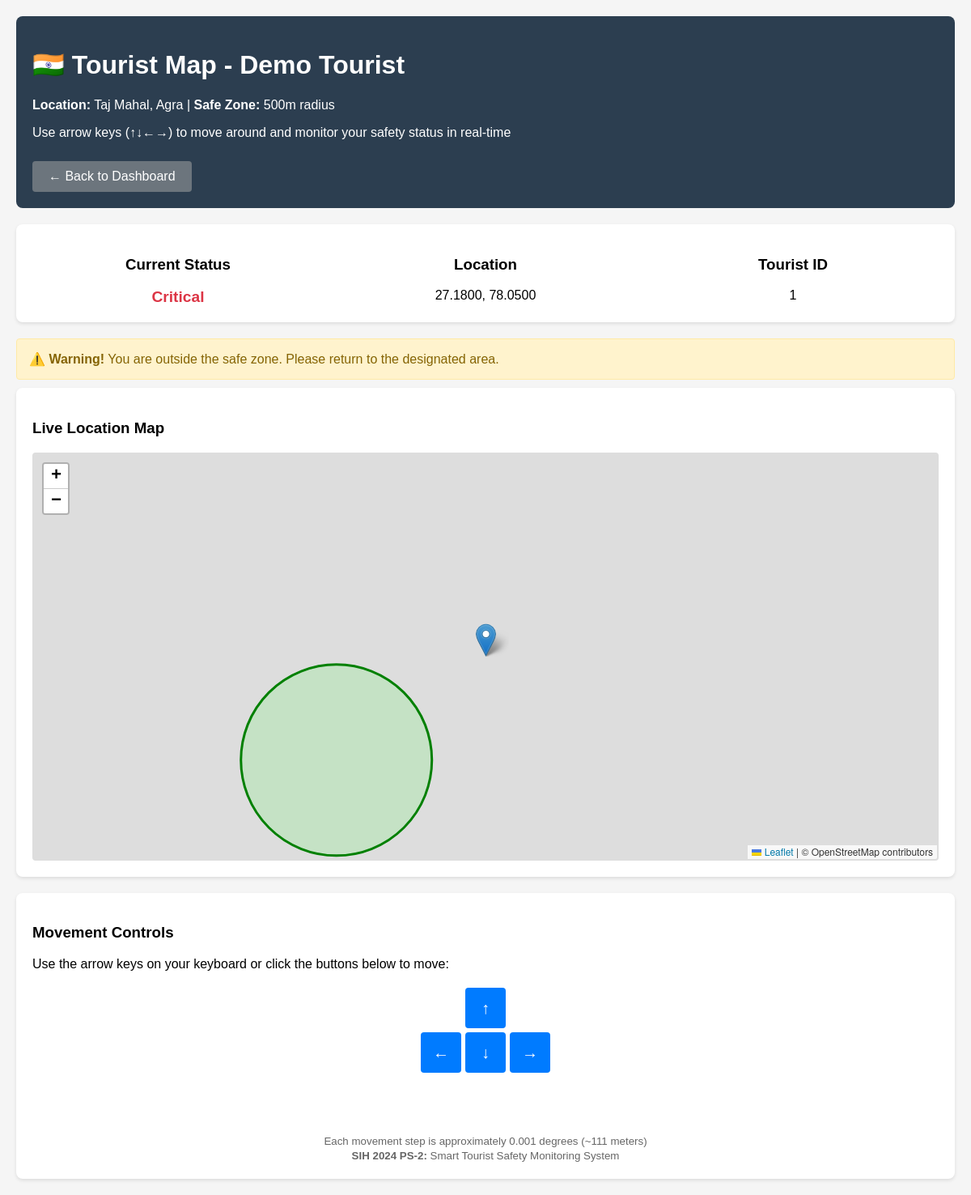
The app's page /tourist/1 (signed in) with its own data.
### models.py (models this page shows, shortened)
class Tourist(Base):
    __tablename__ = "tourists"
    id = Column(Integer, primary_key=True, index=True)
    user_id = Column(Integer, ForeignKey("users.id"), nullable=False, unique=True)
    name = Column(String, nullable=False)
    blockchain_id = Column(String, unique=True, nullable=False)
    location_id = Column(Integer, default=1)  # ID of selected tourist place
    last_lat = Column(Float, default=27.1751)  # Default to Taj Mahal
    last_lon = Column(Float, default=78.0421)
    status = Column(String, default="Safe")  # Safe or Critical
    incidents = relationship("Incident", back_populates="tourist")
    user = relationship("User", back_populates="tourist")

### app.py (the view)
@app.get("/tourist/{tourist_id}", response_class=HTMLResponse)
async def tourist_map_page(
    tourist_id: int,
    request: Request,
    db: AsyncSession = Depends(get_db)
):
    from auth import get_user_from_cookie_token
    current_user = await get_user_from_cookie_token(
        request.cookies.get("access_token"), db
    )
    if not current_user:
        return RedirectResponse(url="/login", status_code=status.HTTP_302_FOUND)
    result = await db.execute(select(Tourist).filter(Tourist.id == tourist_id))
    tourist = result.scalar_one_or_none()
    if not tourist:
        raise HTTPException(status_code=404, detail="Tourist not found")
    if str(current_user.role) == "tourist" and int(str(tourist.user_id)) != current_user.id:
        raise HTTPException(
            status_code=status.HTTP_403_FORBIDDEN,
            detail="You can only view your own tourist map"
        )
    tourist_place = get_tourist_place_by_id(int(str(tourist.location_id)))
    return templates.TemplateResponse("map.html", {
        "request": request,
        "tourist": tourist,
        "current_user": current_user,  # Pass current user to template
        "geofence": {
            "center_lat": tourist_place["lat"],
            "center_lon": tourist_place["lon"],
            "radius": tourist_place["radius"],
            "name": tourist_place["name"]
        }
    })

### templates/map.html (shortened to what this page needs)
<!DOCTYPE html>
<html lang="en">
<head>
    <link rel="stylesheet" href="https://unpkg.com/leaflet@1.9.4/dist/leaflet.css" />
</head>
<body>
    <div class="header">
        <h1>🇮🇳 Tourist Map - {{ tourist.name }}</h1>
        <p><strong>Location:</strong> {{ geofence.name }} | <strong>Safe Zone:</strong> {{ geofence.radius }}m radius</p>
        {% if current_user.role == "admin" %}
        <div style="background-color: #ffc107; color: #212529; padding: 10px; border-radius: 4px; margin: 10px 0; font-weight: bold;">
            👁️ <strong>Admin View - Read Only</strong> | You are viewing this tourist's location without control access
        </div>
        <p>Admin view: You can monitor the tourist's status and location but cannot control movement</p>
        {% else %}
        <p>Use arrow keys (↑↓←→) to move around and monitor your safety status in real-time</p>
        {% endif %}
        <a href="/" class="dashboard-link">← Back to Dashboard</a>
    </div>
    <div class="status-panel">
        <div class="status-item">
            <h3>Current Status</h3>
            <div id="status" class="status-{{ tourist.status|lower }}">{{ tourist.status }}</div>
        </div>
        <div class="status-item">
            <h3>Location</h3>
            <div id="coordinates">{{ "%.4f"|format(tourist.last_lat) }}, {{ "%.4f"|format(tourist.last_lon) }}</div>
        </div>
        <div class="status-item">
            <h3>Tourist ID</h3>
            <div>{{ tourist.id }}</div>
        </div>
    </div>
    <div id="alertContainer">
        <div id="warningAlert" class="alert alert-warning">
            ⚠️ <strong>Warning!</strong> You are outside the safe zone. Please return to the designated area.
        </div>
    </div>
    <div class="map-container">
        <h3>Live Location Map</h3>
        <div id="map"></div>
    </div>
    {% if current_user.role != "admin" %}
    <div class="controls-panel">
        <h3>Movement Controls</h3>
        <p>Use the arrow keys on your keyboard or click the buttons below to move:</p>
        <div class="arrow-keys">
            <button class="arrow-key arrow-up" data-direction="up">↑</button>
            <button class="arrow-key arrow-left" data-direction="left">←</button>
            <button class="arrow-key arrow-down" data-direction="down">↓</button>
            <button class="arrow-key arrow-right" data-direction="right">→</button>
        </div>
        <div class="movement-info">
            <small>Each movement step is approximately 0.001 degrees (~111 meters)</small><br>
            <small><strong>SIH 2024 PS-2:</strong> Smart Tourist Safety Monitoring System</small>
        </div>
    </div>
    {% endif %}
</body>
</html>

### templates/map.html (style rules this page uses)
body { font-family: Arial, sans-serif; margin: 0; padding: 20px; background-color: #f5f5f5; }
.header { background-color: #2c3e50; color: white; padding: 20px; border-radius: 8px; margin-bottom: 20px; }
.status-panel { background: white; padding: 20px; border-radius: 8px; margin-bottom: 20px; box-shadow: 0 2px 4px rgba(0,0,0,0.1); display: grid; grid-template-columns: 1fr 1fr 1fr; gap: 20px; }
.status-item { text-align: center; }
.status-critical { color: #dc3545; font-weight: bold; font-size: 1.2em; }
.map-container { background: white; padding: 20px; border-radius: 8px; box-shadow: 0 2px 4px rgba(0,0,0,0.1); }
#map { height: 500px; border-radius: 4px; border: 2px solid #ddd; }
.controls-panel { background: white; padding: 20px; border-radius: 8px; margin-top: 20px; box-shadow: 0 2px 4px rgba(0,0,0,0.1); }
.arrow-keys { display: grid; grid-template-columns: repeat(3, 50px); grid-template-rows: repeat(3, 50px); gap: 5px; justify-content: center; margin: 20px 0; }
.arrow-key { background: #007bff; border: none; border-radius: 4px; color: white; font-size: 20px; cursor: pointer; display: flex; align-items: center; justify-content: center; transition: background-color 0.2s; }
.arrow-up { grid-column: 2; grid-row: 1; }
.arrow-left { grid-column: 1; grid-row: 2; }
.arrow-down { grid-column: 2; grid-row: 2; }
.arrow-right { grid-column: 3; grid-row: 2; }
.movement-info { text-align: center; margin-top: 15px; color: #666; }
.alert { padding: 15px; border-radius: 4px; margin: 10px 0; display: none; }
.alert-warning { background-color: #fff3cd; border: 1px solid #ffeaa7; color: #856404; }
.dashboard-link { display: inline-block; margin-top: 10px; padding: 10px 20px; background: #6c757d; color: white; text-decoration: none; border-radius: 4px; }

### records on screen
Tourist: name "Demo Tourist", last_lat "27.1800", last_lon "78.0500", id "1"

### other values on screen
{{ geofence.name }} "Taj Mahal, Agra"
{{ geofence.radius }} "500"
